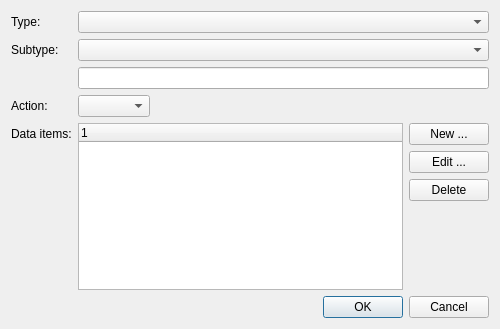
<?xml version="1.0" encoding="UTF-8"?>
<ui version="4.0">
 <class>WinSvcTrigger</class>
 <widget class="QWidget" name="WinSvcTrigger">
  <property name="geometry">
   <rect>
    <x>0</x>
    <y>0</y>
    <width>500</width>
    <height>329</height>
   </rect>
  </property>
  <property name="sizePolicy">
   <sizepolicy hsizetype="Preferred" vsizetype="Preferred">
    <horstretch>0</horstretch>
    <verstretch>0</verstretch>
   </sizepolicy>
  </property>
  <property name="minimumSize">
   <size>
    <width>500</width>
    <height>329</height>
   </size>
  </property>
  <property name="maximumSize">
   <size>
    <width>16777215</width>
    <height>16777215</height>
   </size>
  </property>
  <property name="windowTitle">
   <string>Service trigger</string>
  </property>
  <layout class="QGridLayout" name="gridLayout_2">
   <item row="0" column="0">
    <layout class="QGridLayout" name="gridLayout">
     <item row="4" column="2">
      <spacer name="horizontalSpacer">
       <property name="orientation">
        <enum>Qt::Horizontal</enum>
       </property>
       <property name="sizeHint" stdset="0">
        <size>
         <width>40</width>
         <height>20</height>
        </size>
       </property>
      </spacer>
     </item>
     <item row="9" column="0" colspan="4">
      <widget class="QDialogButtonBox" name="buttonBox">
       <property name="standardButtons">
        <set>QDialogButtonBox::Cancel|QDialogButtonBox::Ok</set>
       </property>
      </widget>
     </item>
     <item row="1" column="0">
      <widget class="QLabel" name="label">
       <property name="text">
        <string>Type:</string>
       </property>
      </widget>
     </item>
     <item row="2" column="0">
      <widget class="QLabel" name="label_2">
       <property name="text">
        <string>Subtype:</string>
       </property>
      </widget>
     </item>
     <item row="4" column="1">
      <widget class="QComboBox" name="action"/>
     </item>
     <item row="4" column="0">
      <widget class="QLabel" name="label_4">
       <property name="text">
        <string>Action:</string>
       </property>
      </widget>
     </item>
     <item row="5" column="3">
      <widget class="QPushButton" name="newBtn">
       <property name="text">
        <string>New ...</string>
       </property>
      </widget>
     </item>
     <item row="1" column="1" colspan="3">
      <widget class="QComboBox" name="type"/>
     </item>
     <item row="2" column="1" colspan="3">
      <widget class="QComboBox" name="subType"/>
     </item>
     <item row="8" column="3">
      <spacer name="verticalSpacer">
       <property name="orientation">
        <enum>Qt::Vertical</enum>
       </property>
       <property name="sizeHint" stdset="0">
        <size>
         <width>20</width>
         <height>40</height>
        </size>
       </property>
      </spacer>
     </item>
     <item row="6" column="3">
      <widget class="QPushButton" name="editBtn">
       <property name="text">
        <string>Edit ...</string>
       </property>
      </widget>
     </item>
     <item row="3" column="1" colspan="3">
      <widget class="QLineEdit" name="custom"/>
     </item>
     <item row="7" column="3">
      <widget class="QPushButton" name="deleteBtn">
       <property name="text">
        <string>Delete</string>
       </property>
      </widget>
     </item>
     <item row="5" column="1" rowspan="4" colspan="2">
      <widget class="QTreeWidget" name="datas">
       <column>
        <property name="text">
         <string notr="true">1</string>
        </property>
       </column>
      </widget>
     </item>
     <item row="5" column="0">
      <widget class="QLabel" name="label_5">
       <property name="text">
        <string>Data items:</string>
       </property>
      </widget>
     </item>
    </layout>
   </item>
  </layout>
 </widget>
 <resources/>
 <connections/>
</ui>
